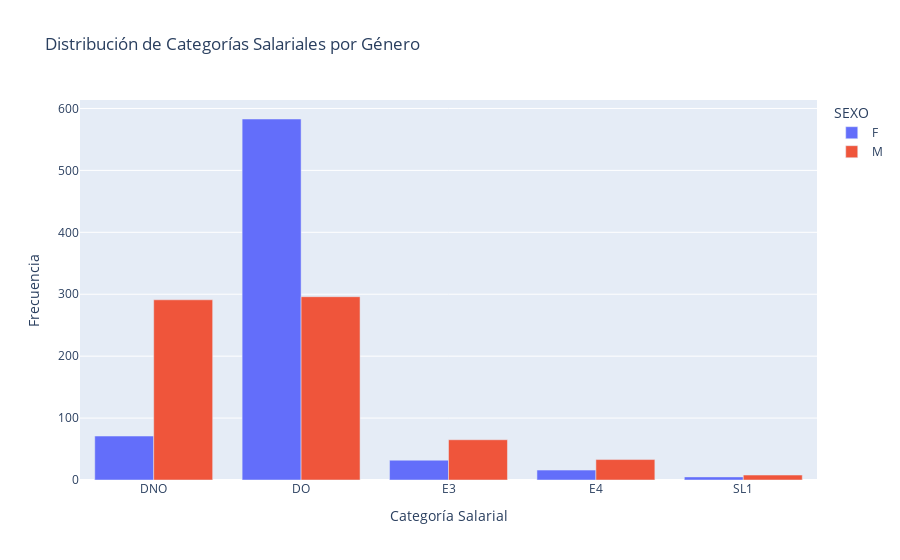

Notebook code cell kept with this figure:
### Code cell
df = data[['BANDA', 'SEXO']]
conteo_banda = df.groupby(['SEXO', 'BANDA']).size().reset_index(name='conteo')
fig = px.bar(conteo_banda, x='BANDA', y='conteo', color='SEXO', 
             barmode='group', 
             title='Distribución de Categorías Salariales por Género',
             labels={'conteo': 'Frecuencia', 'BANDA': 'Categoría Salarial'})
fig.show()

### Figure 1 — Plotly figure (JSON) as saved in the notebook; plotly's stock layout.template omitted (floating-point values rounded to 4 significant figures)
{"data": [{"alignmentgroup": "True", "hovertemplate": "SEXO=F<br>Categoría Salarial=%{x}<br>Frecuencia=%{y}<extra></extra>", "legendgroup": "F", "marker": {"color": "#636efa", "pattern": {"shape": ""}}, "name": "F", "offsetgroup": "F", "orientation": "v", "showlegend": true, "textposition": "auto", "type": "bar", "x": ["DNO", "DO", "E3", "E4", "SL1"], "xaxis": "x", "y": [71, 583, 32, 16, 5], "yaxis": "y"}, {"alignmentgroup": "True", "hovertemplate": "SEXO=M<br>Categoría Salarial=%{x}<br>Frecuencia=%{y}<extra></extra>", "legendgroup": "M", "marker": {"color": "#EF553B", "pattern": {"shape": ""}}, "name": "M", "offsetgroup": "M", "orientation": "v", "showlegend": true, "textposition": "auto", "type": "bar", "x": ["DNO", "DO", "E3", "E4", "SL1"], "xaxis": "x", "y": [291, 296, 65, 33, 8], "yaxis": "y"}], "layout": {"barmode": "group", "legend": {"title": {"text": "SEXO"}, "tracegroupgap": 0}, "title": {"text": "Distribución de Categorías Salariales por Género"}, "xaxis": {"anchor": "y", "domain": [0, 1], "title": {"text": "Categoría Salarial"}}, "yaxis": {"anchor": "x", "domain": [0, 1], "title": {"text": "Frecuencia"}}}}
